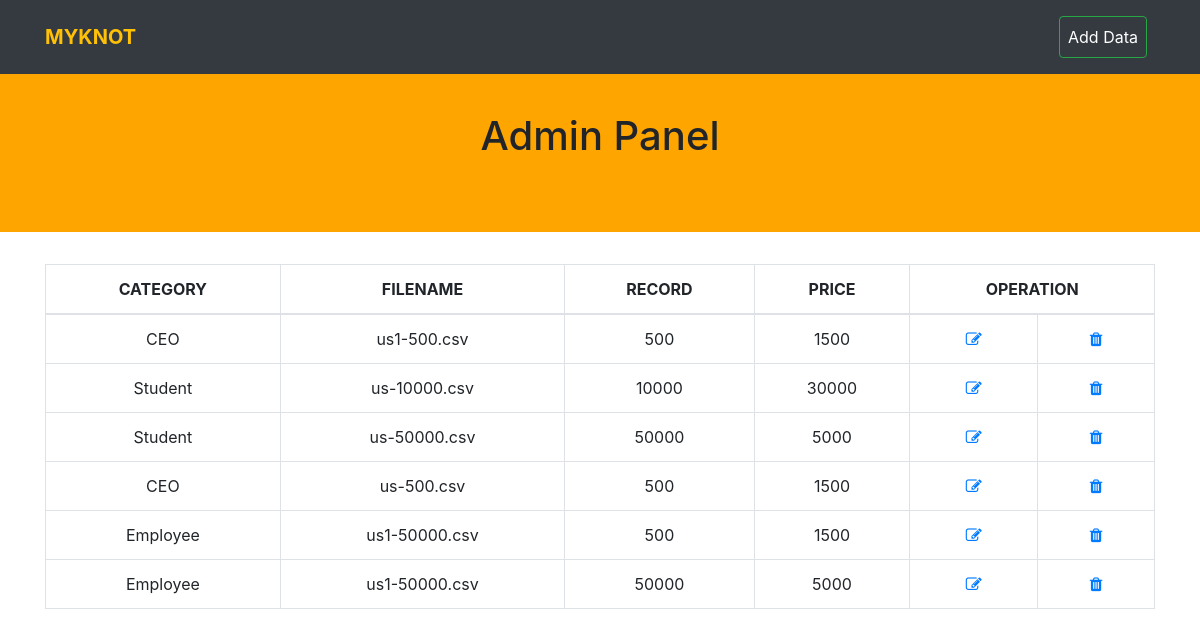
Screenshot of /admin/dashbord.php (signed in) with the database file from the repository.
### tables this page shows
CREATE TABLE `file` (
  `id` int(3) NOT NULL,
  `category` varchar(100) NOT NULL,
  `filename` text NOT NULL,
  `record` varchar(100) NOT NULL,
  `price` varchar(100) NOT NULL
);

### admin/dashbord.php (the view, shortened to what this page needs)
<!DOCTYPE html>
<html lang="en">
<head>
<link rel="stylesheet" href="https://maxcdn.bootstrapcdn.com/bootstrap/4.5.2/css/bootstrap.min.css">
<link href="https://stackpath.bootstrapcdn.com/font-awesome/4.7.0/css/font-awesome.min.css" rel="stylesheet">
</head>
<body>
<nav class="navbar navbar-expand-lg navbar-light bg-dark fixed-top">
<div class="container">
  <a class="navbar-brand text-warning font-weight-bold" href="main.php">MYKNOT</a>
  <div class="" id="navbarSupportedContent">
    <ul class="navbar-nav ml-auto">
      <li class="nav-item active">
        <a class="nav-link btn btn-outline-success text-white m-2 p-2" href="insert.php">Add Data </a>
      </li>
    </ul>
  </div>
  </div>
</nav>
<div class="jumbotron jumbotron-fluid">
  <div class="container text-center">
  <br><br>
    <h1>Admin Panel</h1>
  </div>
</div>
<div class="container  m-auto text-center">
        <div class="table-responsive-sm">
            <table class="table table-bordered">
              <thead>
                <tr>
                  <th>CATEGORY</th>
                  <th>FILENAME</th>
                  <th>RECORD</th>
                  <th>PRICE</th>
                  <th colspan="2">OPERATION</th>
                </tr>
              </thead>
              <tbody>
<?php
$con=mysqli_connect('localhost','root','','myknot');
?>
<?php
$sequery="SELECT * FROM `file`";
$query=mysqli_query($con,$sequery);
while($data= mysqli_fetch_array($query))
{
 ?>
                <tr>
                  <td><?php echo $data['category']; ?></td>
                  <td><?php echo $data['filename']; ?></td>
                  <td><?php echo $data['record']; ?></td>
                  <td><?php echo $data['price']; ?></td>
                  <td><a href="update.php?id=<?php echo $data['id']; ?> " data-toggle="tooltip" data-placement="top" title="Edit"><i class="fa fa-pencil-square-o" ></i></a></td>
                  <td><a href="delete.php?idth=<?php echo $data['id']; ?> " onclick=" return del()" data-toggle="tooltip" data-placement="top" title="Delete"><i class="fa fa-trash" ></i></a></td>
                </tr>
<?php
}
?>
              </tbody>
            </table>
            </div>
          </div>
</body>
</html>

### admin/dashbord.php (style rules this page uses)
* { padding:0; margin:0; box-sizing:border-box; }
.jumbotron { background-color:orange !important; }

### rows the page displays
file: category "CEO", filename "us1-500.csv", record "500", price "1500"
file: category "Student", filename "us-10000.csv", record "10000", price "30000"
file: category "Student", filename "us-50000.csv", record "50000", price "5000"
file: category "CEO", filename "us-500.csv", record "500", price "1500"
file: category "Employee", filename "us1-50000.csv", record "500", price "1500"
file: category "Employee", filename "us1-50000.csv", record "50000", price "5000"
